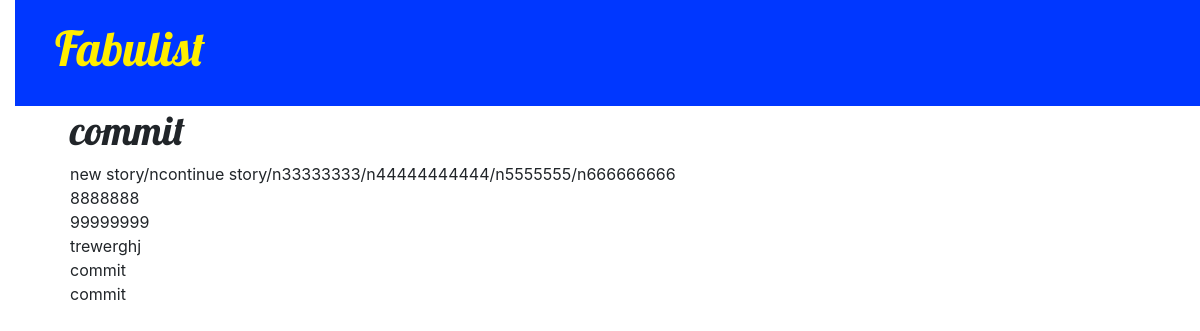
/story_list/story/19/, run on the app's committed database.
### car/models.py (models this page shows, shortened)
class Story(models.Model):
    text = models.TextField()
    last_added_text = models.TextField(max_length=140)
    first_added_text_or_name = models.TextField(max_length=140)
    finished = models.BooleanField(default=False)
    contributors = models.ManyToManyField(User)
    count = models.IntegerField(default=0)

### car/views.py (the view)
# urls.py: path('story_list/story/<int:pk>/', views.story_detail, name='story_detail'),
def story_detail(request, pk):
    story = get_object_or_404(Story, pk=pk)
    return render(request, 'story/story_detail.html', {'story': story})

### car/templates/story/story_detail.html (shortened to what this page needs)
{% extends 'car/base.html' %}
{% block content %}
    <div class="story">
        <h1>{{ story.last_added_text }}</h1>
        <p>{{ story.text|linebreaksbr }}</p>
    </div>
{% endblock %}

### car/static/css/car.css (style rules this page uses)
body { padding-left: 15px; }
h1, h2, h3, h4 { font-family: 'Lobster', cursive; }

### data on the page
Story: last_added_text "commit", text "new story/ncontinue story/n33333333/n44444444444/n5555555/n666666666 8888888 99999999 trewerghj commit commit"
